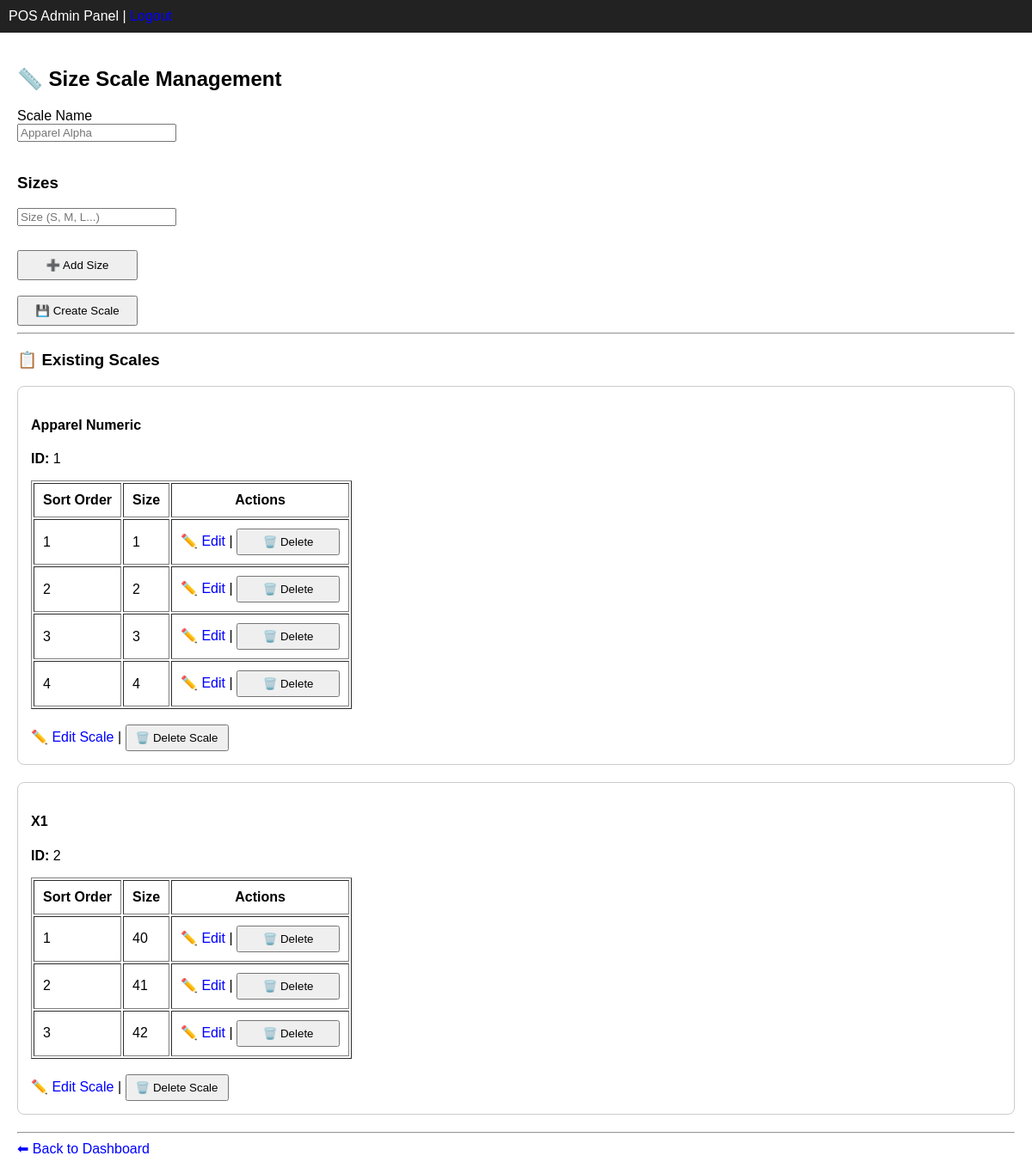
The app's page /size-scales/create (signed in) with its own data.
### app/modules/size_scales/models.py (models this page shows)
class SizeScale(BaseModel):
    __tablename__ = "size_scales"
    name = db.Column(db.String(120), nullable=False)
    category = db.Column(db.String(120))
    tenant_id = db.Column(
        db.Integer,
        db.ForeignKey("tenants.id"),
        nullable=False
    )
    is_active = db.Column(db.Boolean, default=True)
    tenant = db.relationship(
        "Tenant",
        backref="size_scales"
    )

class SizeScaleItem(BaseModel):
    __tablename__ = "size_scale_items"
    size_scale_id = db.Column(
        db.Integer,
        db.ForeignKey("size_scales.id"),
        nullable=False
    )
    value = db.Column(db.String(50), nullable=False)
    sort_order = db.Column(db.Integer, default=0)
    size_scale = db.relationship(
        "SizeScale",
        backref="items"
    )

### app/modules/size_scales/routes.py (the view, shortened to what this page needs)
@size_scales_bp.route("/create", methods=["GET", "POST"])
@login_required
def create_scale():
    scales = SizeScale.query.filter_by(
        tenant_id=current_user.tenant_id
    ).all()
    return render_template(
        "size_scales/create.html",
        scales=scales
    )

### app/templates/size_scales/create.html (shortened to what this page needs)
{% extends "shared/base.html" %}
{% block content %}
<h2>📏 Size Scale Management</h2>
<form method="POST">
    <label>Scale Name</label><br>
    <input
        type="text"
        name="name"
        placeholder="Apparel Alpha"
        required
    >
    <br><br>
    <h3>Sizes</h3>
    <div id="sizesContainer">
        <div class="size-row">
            <input
                type="text"
                name="sizes[]"
                placeholder="Size (S, M, L...)"
                required
            >
        </div>
    </div>
    <br>
    <button
        type="button"
        class="uniform-btn"
        onclick="addSizeField()"
    >
        ➕ Add Size
    </button>
    <br><br>
    <button
        type="submit"
        class="uniform-btn"
    >
        💾 Create Scale
    </button>
</form>
<hr>
<h3>📋 Existing Scales</h3>
{% if scales %}
    {% for scale in scales %}
    <div
        style="
            border:1px solid #ccc;
            padding:15px;
            margin-bottom:20px;
            border-radius:8px;
        "
    >
        <h4>{{ scale.name }}</h4>
        <p>
            <strong>ID:</strong> {{ scale.id }}
        </p>
        {% if scale.items %}
        <table border="1" cellpadding="10">
            <tr>
                <th>Sort Order</th>
                <th>Size</th>
                <th>Actions</th>
            </tr>
            {% for size in scale.items|sort(attribute='sort_order') %}
            <tr>
                <td>
                    {{ size.sort_order }}
                </td>
                <td>
                    {{ size.value }}
                </td>
                <td>
                    <a href="{{ url_for('size_scales.edit_size', id=size.id) }}">
                        ✏️ Edit
                    </a>
                    |
                    <form
                        method="POST"
                        action="{{ url_for('size_scales.delete_size', id=size.id) }}"
                        style="display:inline;"
                    >
                        <button
                            type="submit"
                            class="action-btn"
                            onclick="return confirm('Delete this size?')"
                        >
                            🗑️ Delete
                        </button>
                    </form>
                </td>
            </tr>
            {% endfor %}
        </table>
        {% else %}
        <p>No sizes added.</p>
        {% endif %}
        <br>
        <a href="{{ url_for('size_scales.edit_scale', id=scale.id) }}">
            ✏️ Edit Scale
        </a>
        |
        <form
            method="POST"
            action="{{ url_for('size_scales.delete_scale', id=scale.id) }}"
            style="display:inline;"
        >
            <button
                type="submit"
                class="action-btn"
                onclick="return confirm('Delete this scale?')"
            >
                🗑️ Delete Scale
            </button>
        </form>
    </div>
    {% endfor %}
{% else %}
<p>No scales created yet.</p>
{% endif %}
<hr>
<a href="{{ url_for('tenant.dashboard') }}">
    ⬅ Back to Dashboard
</a>
{% endblock %}

### app/templates/shared/base.html (style rules this page uses)
body { font-family: Arial; margin: 0; font-size: 10 px; }
a { text-decoration: none; color: blue; }

### app/templates/size_scales/create.html (style rules this page uses)
.uniform-btn { width:140px; padding:8px 10px; text-align:center; box-sizing:border-box; }
.action-btn { width:120px; padding:6px; text-align:center; box-sizing:border-box; }
.size-row { margin-bottom:10px; }

### records on screen
SizeScale: name "Apparel Numeric", id "1"
SizeScaleItem: sort_order "1", value "1"
SizeScaleItem: sort_order "2", value "2"
SizeScaleItem: sort_order "3", value "3"
SizeScaleItem: sort_order "4", value "4"
SizeScale: name "X1", id "2"
SizeScaleItem: sort_order "1", value "40"
SizeScaleItem: sort_order "2", value "41"
SizeScaleItem: sort_order "3", value "42"
